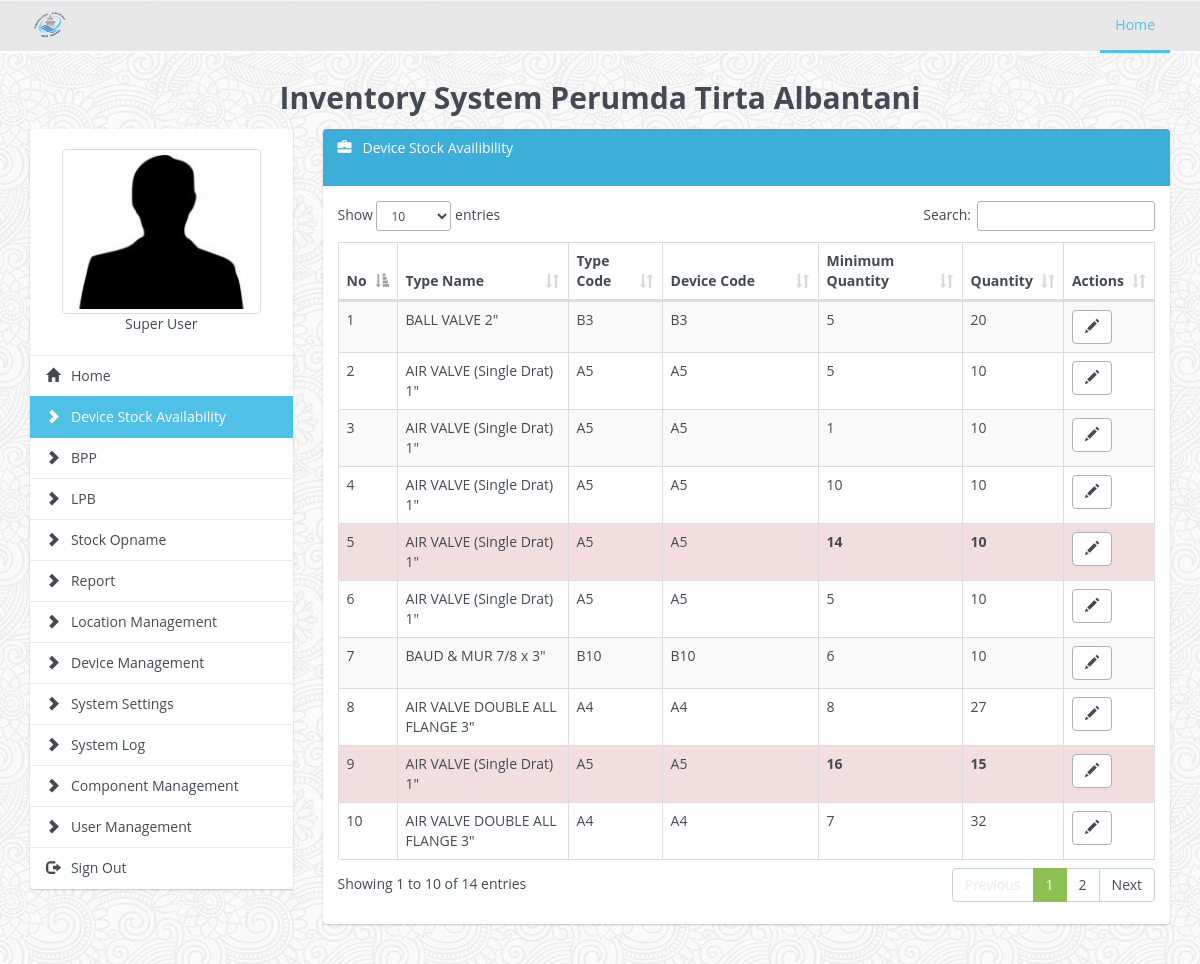
Before: /device_stock_availability.php (signed in) with the older database file.
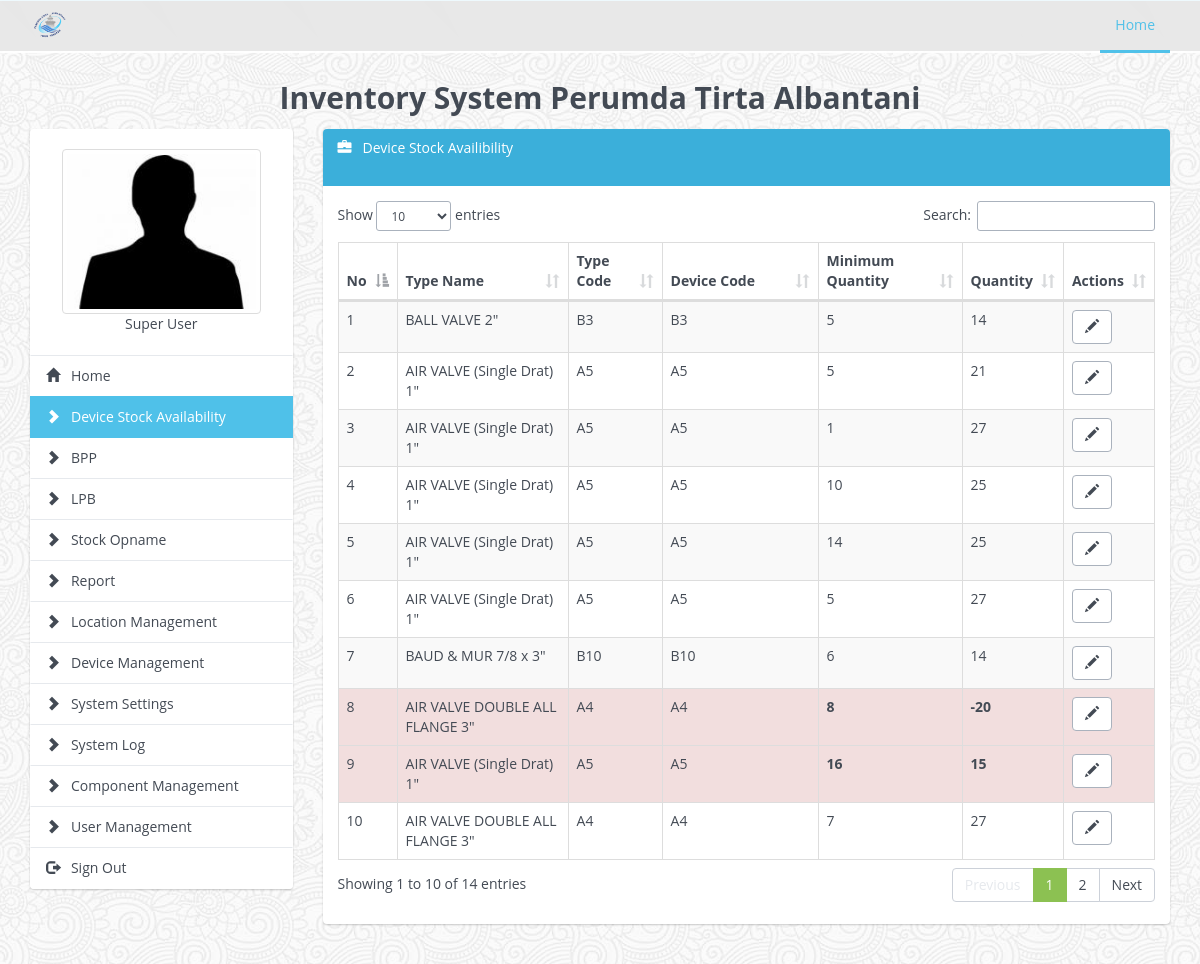
After: the same page with the newer database file.
### tables this page shows
CREATE TABLE `system_settings` (
  `setting_name` varchar(50) NOT NULL COMMENT 'Setting Name',
  `setting_value` text NOT NULL COMMENT 'Values',
  `active` enum('yes','no') NOT NULL DEFAULT 'yes',
  `created_by` varchar(30) NOT NULL,
  `created_date` datetime NOT NULL,
  `updated_by` varchar(30) NOT NULL,
  `updated_date` datetime NOT NULL,
  `revision` tinyint NOT NULL DEFAULT '0',
  PRIMARY KEY (`setting_name`)
);

CREATE TABLE `component` (
  `component_id` int NOT NULL AUTO_INCREMENT,
  `component_name` varchar(30) NOT NULL COMMENT 'Component Name',
  `component_page` varchar(100) NOT NULL COMMENT 'Component Page',
  `component_type` enum('system','standard') NOT NULL DEFAULT 'standard' COMMENT 'Component Type',
  `active` enum('yes','no') NOT NULL DEFAULT 'yes' COMMENT 'Active Status',
  `created_by` varchar(30) NOT NULL,
  `created_date` datetime NOT NULL,
  `updated_by` varchar(30) NOT NULL,
  `updated_date` datetime NOT NULL,
  `revision` tinyint NOT NULL DEFAULT '0',
  PRIMARY KEY (`component_id`)
);

CREATE TABLE `device_list` (
  `device_id` int NOT NULL AUTO_INCREMENT,
  `type_id` int NOT NULL COMMENT 'FK Device Type',
  `device_code` varchar(100) NOT NULL COMMENT 'Unique Code (5 digit number in the back)',
  `device_brand` varchar(100) NOT NULL,
  `device_quantity` int DEFAULT NULL,
  `minimum_quantity` int DEFAULT '1',
  `device_model` varchar(100) DEFAULT NULL,
  `device_serial` varchar(255) NOT NULL,
  `device_color` varchar(100) NOT NULL COMMENT 'Color',
  `device_description` text,
  `device_photo` text,
  `device_status` enum('new','in use','damaged','repaired','discarded') NOT NULL DEFAULT 'new',
  `location_id` int DEFAULT NULL COMMENT 'FK Location',
  `device_deployment_date` datetime DEFAULT NULL COMMENT 'Fill this field when assigned to a location',
  `created_by` varchar(30) NOT NULL,
  `created_date` datetime NOT NULL,
  `updated_by` varchar(30) NOT NULL,
  `updated_date` datetime NOT NULL,
  `revision` tinyint NOT NULL DEFAULT '0',
  PRIMARY KEY (`device_id`)
);

CREATE TABLE `device_type` (
  `type_id` int NOT NULL AUTO_INCREMENT,
  `type_name` varchar(30) NOT NULL COMMENT 'Device Type Name',
  `type_code` varchar(30) NOT NULL COMMENT 'Device Type Code',
  `active` enum('yes','no') NOT NULL DEFAULT 'yes' COMMENT 'Device Type Active Status',
  `created_by` varchar(30) NOT NULL,
  `created_date` datetime NOT NULL,
  `updated_by` varchar(30) NOT NULL,
  `updated_date` datetime NOT NULL,
  `revision` tinyint NOT NULL DEFAULT '0' COMMENT 'Total Device Type Changes',
  PRIMARY KEY (`type_id`)
);

### lib/db.class.php (called while the page is built, shortened)
<?php
class DB
{
	private $pdo;
	private $sQuery;
	private function Connect()
	{
		$dsn = 'mysql:dbname=' . $_ENV['DBNAME'] . ';host=' . $_ENV['HOST'] . '';
		try {
			$this->pdo = new PDO($dsn, $_ENV['USER'], $_ENV['PASSWORD'], array(PDO::MYSQL_ATTR_INIT_COMMAND => "SET NAMES utf8"));
			$this->pdo->setAttribute(PDO::ATTR_ERRMODE, PDO::ERRMODE_EXCEPTION);
			$this->pdo->setAttribute(PDO::ATTR_EMULATE_PREPARES, false);
			$this->bConnected = true;
		} catch (PDOException $e) {
			echo $this->ExceptionLog($e->getMessage());
			die();
		}
	}
	private function Init($query, $parameters = "")
	{
		try {
			$this->sQuery = $this->pdo->prepare($query);
			$this->succes 	= $this->sQuery->execute();
		} catch (PDOException $e) {
			echo $this->ExceptionLog($e->getMessage(), $query);
			die();
		}
	}
	public function query($query, $params = null, $fetchmode = PDO::FETCH_ASSOC)
	{
		$query = trim($query);
		$this->Init($query, $params);
		$rawStatement = explode(" ", $query);
		$statement = strtolower($rawStatement[0]);
		if ($statement === 'select' || $statement === 'show') {
			return $this->sQuery->fetchAll($fetchmode);
		} elseif ($statement === 'insert' ||  $statement === 'update' || $statement === 'delete') {
			return $this->sQuery->rowCount();
		} else {
			return NULL;
		}
	}
	public function single($query, $params = null)
	{
		$this->Init($query, $params);
		return $this->sQuery->fetchColumn();
	}
}

### class/inventory.class.php (called while the page is built, shortened)
<?php
require_once(__DIR__ . '/../lib/db.class.php');
class Inventory
{
	public function __construct() {
		$this->db = new DB();
	}
	public function setting_data($setting_name)
	{
		$query         = "SELECT setting_value FROM system_settings WHERE setting_name = '$setting_name' AND active = 'yes'";
		$setting_value = $this->db->single($query);
		return $setting_value;
	}
	public function main_menu($privileges)
	{
		if ($privileges!="*") {
			$query = "SELECT component_id, component_name, component_page FROM component WHERE component_id IN ($privileges) AND active = 'yes' ORDER BY component_type DESC";
		}
		else {
			$query = "SELECT component_id, component_name, component_page FROM component WHERE active = 'yes' ORDER BY component_type DESC";
		}
		$main_menu_array = $this->db->query($query);
		return $main_menu_array;
	}
}
?>

### class/device_stock_availability.class.php (called while the page is built, shortened)
<?php
require_once __DIR__ . '/../lib/db.class.php';
class DeviceStockAvailability
{
  private $db;
  public function __construct()
  {
    $this->db = new DB();
  }
  public function getStock()
  {
    $query = 'SELECT device_id, type_name, type_code, device_code, device_quantity, minimum_quantity FROM device_list INNER JOIN device_type USING(type_id);';
    $result = $this->db->query($query);
    return $result;
  }
}

### device_stock_availability.php (the view, shortened to what this page needs)
<?php
require_once(__DIR__ . '/lib/db.class.php');
$db        = new DB();
require_once(__DIR__ . '/class/inventory.class.php');
$invClass  = new Inventory();
require_once __DIR__ . '/class/device_stock_availability.class.php';
$deviceStockAvailability = new DeviceStockAvailability();
$stocks = $deviceStockAvailability->getStock();
include(__DIR__ . "/include/include_header.php");
?>
<div class="col-lg-9 col-md-9 col-sm-12 col-xs-12">
  <div class="panel panel-primary">
    <div class="panel-heading">
      <h3 class="panel-title">
        <i class="glyphicon glyphicon-briefcase"></i> &nbsp;
        Device Stock Availibility
      </h3>
      <br>
    </div>
    <div class='panel-body'>
      <table id="datatable" class="table table-bordered table-striped">
        <thead>
          <tr>
            <th>No</th>
            <th>Type Name</th>
            <th>Type Code</th>
            <th>Device Code</th>
            <th>Minimum Quantity</th>
            <th>Quantity</th>
            <?php if ($_SESSION['level'] == 'admin') : ?>
              <th>Actions</th>
            <?php endif; ?>
          </tr>
        </thead>
        <tbody>
          <?php foreach ($stocks as $key => $stock) : ?>
            <tr data-quantity="<?php echo $stock['device_quantity']; ?>" data-minimum-quantity="<?php echo $stock['minimum_quantity']; ?>">
              <td><?php echo $key + 1 ?></td>
              <td><?php echo $stock['type_name'] ?></td>
              <td><?php echo $stock['type_code'] ?></td>
              <td><?php echo $stock['device_code'] ?></td>
              <td class="td-minimum-quantity"><?php echo $stock['minimum_quantity'] ?></td>
              <td class="td-quantity"><?php echo $stock['device_quantity'] ?></td>
              <?php if ($_SESSION['level'] == 'admin') : ?>
                <td>
                  <button type="button" class="btn btn-default" title="Edit Device" onclick="show_modal_edit('<?php echo $stock['device_id']; ?>')"><i class="glyphicon glyphicon-pencil"></i></button>
                </td>
              <?php endif; ?>
            </tr>
          <?php endforeach; ?>
        </tbody>
      </table>
    </div>
  </div>
</div>
<?php
include("./include/include_footer.php");
?>
<link rel="stylesheet" type="text/css" href="./assets/plugins/datatables/media/css/dataTables.bootstrap.min.css">

### include/include_header.php (shortened to what this page needs)
<?php
	$current_page      = basename($_SERVER['PHP_SELF']);
	$main_menu_array   = $invClass->main_menu($_SESSION['privileges']);
	$display_menu      = "";
	foreach ($main_menu_array as $main_menu) {
		$component_name = $main_menu['component_name'];
		$component_page = $main_menu['component_page'];
		if ($current_page==$component_page) {
			$display_menu .= "<a href='$component_page' class='list-group-item active' title='$component_name'><i class='glyphicon glyphicon-chevron-right'></i> &nbsp; $component_name</a>";
		} else {
			$display_menu .= "<a href='$component_page' class='list-group-item' title='$component_name'><i class='glyphicon glyphicon-chevron-right'></i> &nbsp; $component_name</a>";
		}
		if ($current_page=="dashboard.php") {
			$home_link = "active";
		} else {
			$home_link = "";
		}
	}
?>
	<!DOCTYPE html>
		<html>
		<head>
			<link rel="stylesheet" type="text/css" href="./assets/css/<?php if ($invClass->setting_data("color_scheme")!="") { echo $invClass->setting_data("color_scheme"); } else {echo "site-default.min.css";} ?>">
			<link rel="stylesheet" type="text/css" href="./assets/plugins/pace/pace.css">
			<link rel="stylesheet" href="./assets/css/style.css">
		</head>
		<body background="./assets/images/backgrounds/<?php if ($invClass->setting_data("body_background")!="") { echo $invClass->setting_data("body_background"); } else {echo "symphony.png";} ?>">
			<div class="docs-header">
				<nav class="navbar navbar-default navbar-custom" role="navigation">
					<div class="container">
						<div class="navbar-header">
							<a class="navbar-brand" href="dashboard.php">
								<img src="./assets/images/<?php if ($invClass->setting_data("inventory_logo")!="") { echo $invClass->setting_data("inventory_logo"); } else {echo "logo.png";} ?>" height="40">
							</a>
						</div>
						<div class="collapse navbar-collapse">
							<ul class="nav navbar-nav navbar-right">
								<li><a class="nav-link current" href="dashboard.php" >Home</a></li>
							</ul>
						</div>
					</div>
				</nav>
			</div>
			<div class="container document">
				<div class="row">
					<div class="col-lg-12 col-md-12 col-sm-12 col-xs-12">
						<h3 class="text-center">
							<?php
							if ($invClass->setting_data("inventory_name")!="") {
								echo $invClass->setting_data("inventory_name");
							} else {
								echo "Inventory System";
							} ?>  Perumda Tirta Albantani
						</h3>
					</div>
				</div>
			</div>
			<div class="container document">
				<div class="row">
					<div class="col-lg-3 col-md-3 col-sm-12 col-xs-12">
						<div class="list-group">
							<li class="list-group-item">
								<div class="text-center">
									<a href='my_profile.php' class='list-group-item text-center' title='My Profile'>
										<img src="<?php echo $_SESSION['user_photo'] ?>" class="img-thumbnail" height="120px" /><br>
										<?php echo $_SESSION['first_name']. " " .$_SESSION['last_name'] ?>
									</a>
								</div>
							</li>
							<a href="dashboard.php" class="list-group-item <?php echo $home_link; ?>" title="Dashboard"><i class="glyphicon glyphicon-home"></i> &nbsp; Home</a>
							<?php
								echo $display_menu;
							?>
							<a href="#" class="list-group-item" id="sign_out" title="Sign Out"><i class="glyphicon glyphicon-log-out"></i> &nbsp; Sign Out</a>
						</div>
					</div>

### include/include_footer.php (shortened to what this page needs)
    	</div>
	</div>
</body>
</html>

Changed rows visible on the page:
changed device_list "BALL VALVE 2\"": device_quantity "20" → "14"
changed device_list (number 2 of 10 on the later page): device_quantity "10" → "21"
changed device_list (number 3 of 10 on the later page): device_quantity "10" → "27"
changed device_list (number 4 of 10 on the later page): device_quantity "10" → "25"
changed device_list (number 5 of 10 on the later page): device_quantity "10" → "25"
changed device_list (number 6 of 10 on the later page): device_quantity "10" → "27"
changed device_list "BAUD & MUR 7/8 x 3\"": device_quantity "10" → "14"
changed device_list (number 8 of 10 on the later page): device_quantity "27" → "-20"
changed device_list (number 10 of 10 on the later page): device_quantity "32" → "27"
